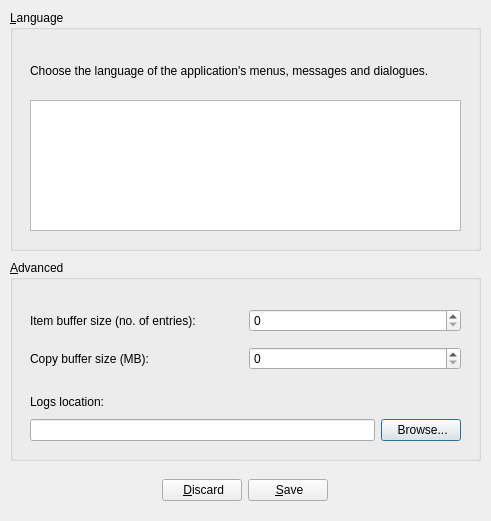
<?xml version="1.0" encoding="UTF-8"?>
<ui version="4.0">
 <class>Preferences</class>
 <widget class="QDialog" name="Preferences">
  <property name="geometry">
   <rect>
    <x>0</x>
    <y>0</y>
    <width>491</width>
    <height>521</height>
   </rect>
  </property>
  <property name="windowTitle">
   <string>Preferences</string>
  </property>
  <property name="windowIcon">
   <iconset resource="../res/backy.qrc">
    <normaloff>:/Backy/preferences-system.png</normaloff>:/Backy/preferences-system.png</iconset>
  </property>
  <widget class="QGroupBox" name="groupLanguage">
   <property name="geometry">
    <rect>
     <x>10</x>
     <y>10</y>
     <width>471</width>
     <height>241</height>
    </rect>
   </property>
   <property name="title">
    <string>&amp;Language</string>
   </property>
   <widget class="QLabel" name="labelLanguageDescription">
    <property name="geometry">
     <rect>
      <x>20</x>
      <y>40</y>
      <width>431</width>
      <height>41</height>
     </rect>
    </property>
    <property name="text">
     <string>Choose the language of the application's menus, messages and dialogues.</string>
    </property>
    <property name="wordWrap">
     <bool>true</bool>
    </property>
   </widget>
   <widget class="QListView" name="listLanguages">
    <property name="geometry">
     <rect>
      <x>20</x>
      <y>90</y>
      <width>431</width>
      <height>131</height>
     </rect>
    </property>
   </widget>
  </widget>
  <widget class="QGroupBox" name="groupAdvanced">
   <property name="geometry">
    <rect>
     <x>10</x>
     <y>260</y>
     <width>471</width>
     <height>201</height>
    </rect>
   </property>
   <property name="title">
    <string>&amp;Advanced</string>
   </property>
   <widget class="QWidget" name="gridLayoutWidget">
    <property name="geometry">
     <rect>
      <x>20</x>
      <y>40</y>
      <width>431</width>
      <height>80</height>
     </rect>
    </property>
    <layout class="QGridLayout" name="layoutAdvanced">
     <item row="0" column="0">
      <widget class="QLabel" name="labelItemBufferSize">
       <property name="text">
        <string>Item buffer size (no. of entries):</string>
       </property>
      </widget>
     </item>
     <item row="1" column="0">
      <widget class="QLabel" name="labelCopyBufferSize">
       <property name="text">
        <string>Copy buffer size (MB):</string>
       </property>
      </widget>
     </item>
     <item row="0" column="1">
      <widget class="QSpinBox" name="spinItemBufferSize">
       <property name="maximum">
        <number>1000</number>
       </property>
      </widget>
     </item>
     <item row="1" column="1">
      <widget class="QSpinBox" name="spinCopyBufferSize">
       <property name="maximum">
        <number>1024</number>
       </property>
      </widget>
     </item>
    </layout>
   </widget>
   <widget class="QWidget" name="gridLayoutWidget_2">
    <property name="geometry">
     <rect>
      <x>20</x>
      <y>130</y>
      <width>431</width>
      <height>51</height>
     </rect>
    </property>
    <layout class="QGridLayout" name="gridLayout">
     <item row="1" column="0">
      <widget class="QLineEdit" name="editLogsLocationValue"/>
     </item>
     <item row="0" column="0">
      <widget class="QLabel" name="labelLogsLocationDescription">
       <property name="text">
        <string>Logs location:</string>
       </property>
      </widget>
     </item>
     <item row="1" column="1">
      <widget class="QPushButton" name="buttonLogsLocationBrowse">
       <property name="text">
        <string> Browse...</string>
       </property>
       <property name="icon">
        <iconset resource="../res/backy.qrc">
         <normaloff>:/Backy/folder-open.png</normaloff>:/Backy/folder-open.png</iconset>
       </property>
      </widget>
     </item>
    </layout>
   </widget>
  </widget>
  <widget class="QWidget" name="horizontalLayoutWidget">
   <property name="geometry">
    <rect>
     <x>9</x>
     <y>470</y>
     <width>471</width>
     <height>41</height>
    </rect>
   </property>
   <layout class="QHBoxLayout" name="layoutBottom">
    <item>
     <spacer name="spacerBottomLeft">
      <property name="orientation">
       <enum>Qt::Horizontal</enum>
      </property>
      <property name="sizeHint" stdset="0">
       <size>
        <width>40</width>
        <height>20</height>
       </size>
      </property>
     </spacer>
    </item>
    <item>
     <widget class="QPushButton" name="buttonDiscard">
      <property name="text">
       <string> &amp;Discard</string>
      </property>
      <property name="icon">
       <iconset resource="../res/backy.qrc">
        <normaloff>:/Backy/edit-undo.png</normaloff>:/Backy/edit-undo.png</iconset>
      </property>
     </widget>
    </item>
    <item>
     <widget class="QPushButton" name="buttonApply">
      <property name="text">
       <string> &amp;Save</string>
      </property>
      <property name="icon">
       <iconset resource="../res/backy.qrc">
        <normaloff>:/Backy/document-save.png</normaloff>:/Backy/document-save.png</iconset>
      </property>
     </widget>
    </item>
    <item>
     <spacer name="spacerBottomRight">
      <property name="orientation">
       <enum>Qt::Horizontal</enum>
      </property>
      <property name="sizeHint" stdset="0">
       <size>
        <width>40</width>
        <height>20</height>
       </size>
      </property>
     </spacer>
    </item>
   </layout>
  </widget>
 </widget>
 <resources>
  <include location="../res/backy.qrc"/>
 </resources>
 <connections/>
</ui>
